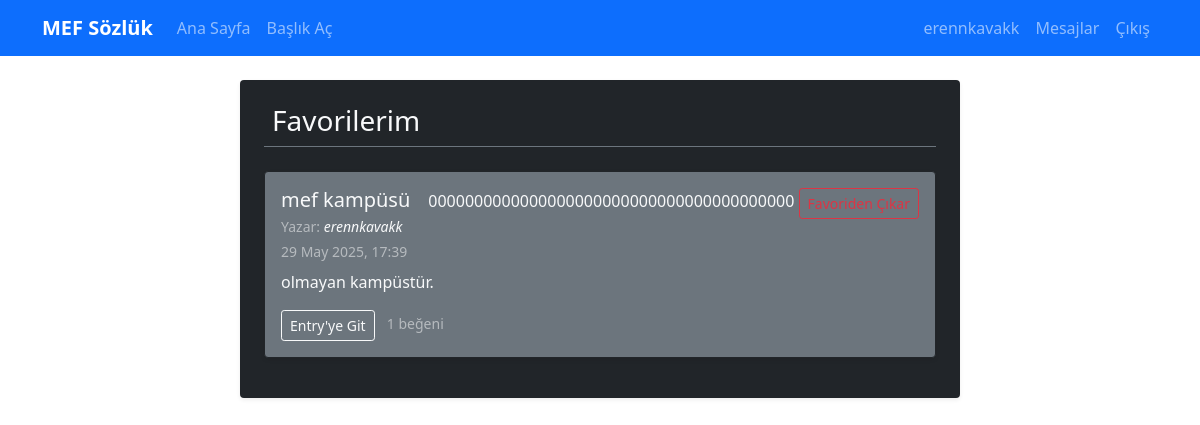
/user/favorites (signed in), run on the app's committed database.
### app/models/user.py (models this page shows, shortened)
class User(UserMixin, db.Model):
    id = db.Column(db.Integer, primary_key=True)
    email = db.Column(db.String(120), unique=True, nullable=False)
    nickname = db.Column(db.String(80), unique=True, nullable=False)
    real_name = db.Column(db.String(100), nullable=False)
    password_hash = db.Column(db.String(128))
    email_confirmed = db.Column(db.Boolean, default=False)
    email_confirmation_token = db.Column(db.String(100), unique=True)
    created_at = db.Column(db.DateTime, default=lambda: datetime.now(timezone.utc))
    last_seen = db.Column(db.DateTime, default=lambda: datetime.now(timezone.utc))
    is_admin = db.Column(db.Boolean, default=False)
    is_active = db.Column(db.Boolean, default=True)
    bio = db.Column(db.Text)
    entries = db.relationship('Entry', backref='author', lazy='dynamic', cascade='all, delete-orphan')
    following = db.relationship('Follow',
                               foreign_keys='Follow.follower_id',
                               backref='follower',
                               lazy='dynamic',
                               cascade='all, delete-orphan')
    followers = db.relationship('Follow',
                               foreign_keys='Follow.followed_id',
                               backref='followed',
                               lazy='dynamic',
                               cascade='all, delete-orphan')
    favorites = db.relationship('Favorite', backref='user', lazy='dynamic', cascade='all, delete-orphan')
    sent_messages = db.relationship('Message',
                                   foreign_keys='Message.sender_id',
                                   backref='sender',
                                   lazy='dynamic',
                                   cascade='all, delete-orphan')
    received_messages = db.relationship('Message',
                                       foreign_keys='Message.recipient_id',
                                       backref='recipient',
                                       lazy='dynamic',
                                       cascade='all, delete-orphan')
    def get_unread_message_count(self):
        return self.received_messages.filter_by(is_read=False).count()

### app/models/entry.py (models this page shows, shortened)
class Entry(db.Model):
    id = db.Column(db.Integer, primary_key=True)
    content = db.Column(db.Text, nullable=False)
    created_at = db.Column(db.DateTime, default=lambda: datetime.now(timezone.utc))
    updated_at = db.Column(db.DateTime, default=lambda: datetime.now(timezone.utc))
    title_id = db.Column(db.Integer, db.ForeignKey('title.id'), nullable=False)
    author_id = db.Column(db.Integer, db.ForeignKey('user.id'), nullable=False)
    favorites = db.relationship('Favorite', backref='entry', lazy='dynamic', cascade='all, delete-orphan')
    def favorite_count(self):
        return self.favorites.count()

class Title(db.Model):
    id = db.Column(db.Integer, primary_key=True)
    name = db.Column(db.String(200), unique=True, nullable=False)
    created_at = db.Column(db.DateTime, default=lambda: datetime.now(timezone.utc))
    last_entry_time = db.Column(db.DateTime, default=lambda: datetime.now(timezone.utc))
    entries = db.relationship('Entry', backref='title', lazy='dynamic', cascade='all, delete-orphan')

### app/routes/user.py (the view)
@bp.route('/favorites')
@login_required
def favorites():
    page = request.args.get('page', 1, type=int)
    favorited_entries_pagination = (
        Entry.query
        .join(Favorite, Favorite.entry_id == Entry.id)
        .filter(Favorite.user_id == current_user.id)
        .order_by(desc(Favorite.created_at))  # En son favorilenenler en üstte
        .paginate(page=page, per_page=10, error_out=False)
    )
    return render_template('user/favorites.html',
                           entries=favorited_entries_pagination,  # Şablona 'entries' adıyla gönderiyoruz
                           title="Favorilerim",                   # Sayfa başlığı için
                           timezone=timezone)                     # Tarih formatlaması için

### app/__init__.py (called while the page is built)
@login_manager.user_loader
def load_user(user_id):
    from app.models.user import User
    return User.query.get(int(user_id))

### app/templates/user/favorites.html (shortened to what this page needs)
{% extends "base.html" %}
{% block content %}
<div class="container mt-4 text-light">
    <div class="row justify-content-center">
        <div class="col-md-9 col-lg-8">
            <div class="bg-dark border-secondary p-4 rounded shadow-sm">
                <h3 class="mb-4 border-bottom border-secondary pb-2">
                    {{ title }}
                </h3>
                {% if entries.items %}
                    {% for entry in entries.items %}
                    <div class="card mb-3 bg-secondary border-dark text-light shadow-sm">
                        <div class="card-body">
                            <div class="d-flex justify-content-between align-items-start">
                                <div>
                                    <h5 class="card-title mb-1">
                                        <a href="{{ url_for('main.view_title', id=entry.title.id) }}" class="link-light text-decoration-none hover-underline">{{ entry.title.name }}</a>
                                    </h5>
                                    <small class="text-white-50 d-block mb-1">
                                        Yazar: <a href="{{ url_for('user.profile', nickname=entry.author.nickname) }}" class="link-light text-decoration-none fst-italic hover-underline">{{ entry.author.nickname }}</a>
                                    </small>
                                    <small class="text-white-50 d-block mb-2">
                                         {{ entry.created_at.strftime('%d %B %Y, %H:%M') }}
                                    </small>
                                </div>
                                <div class="ms-auto">
                                    <form action="{{ url_for('api.toggle_favorite', entry_id=entry.id) }}" method="POST" class="d-inline">
                                        {{ csrf_token() if csrf_token else "" }}
                                        <button type="submit" class="btn btn-sm btn-outline-danger" title="Favorilerden Çıkar">
                                             <span class="d-none d-sm-inline">Favoriden Çıkar</span>
                                        </button>
                                    </form>
                                </div>
                            </div>
                            <div class="entry-content-preview mb-3" style="max-height: 100px; overflow: hidden;">
                                {{ entry.content | striptags | truncate(250, True, '...') }}
                            </div>
                            <a href="{{ url_for('main.view_title', id=entry.title.id, _anchor='entry-' ~ entry.id|string) }}" class="btn btn-sm btn-outline-light">
                                 Entry'ye Git
                            </a>
                            <span class="ms-2 text-white-50 small">
                                 {{ entry.favorite_count() }} beğeni
                            </span>
                        </div>
                    </div>
                    {% endfor %}
                {% else %}
                    <div class="alert bg-secondary text-light border-dark" role="alert">
                        Henüz favorilerinize eklediğiniz bir entry bulunmuyor.
                    </div>
                {% endif %}
            </div>
        </div>
    </div>
</div>
{% endblock %}

### app/templates/base.html (shortened to what this page needs)
<!DOCTYPE html>
<html lang="tr">
<head>
    <link href="https://cdn.jsdelivr.net/npm/bootstrap@5.1.3/dist/css/bootstrap.min.css" rel="stylesheet">
    <link href="{{ url_for('static', filename='css/style.css') }}" rel="stylesheet">
</head>
<body>
    <nav class="navbar navbar-expand-lg navbar-dark bg-primary">
        <div class="container">
            <a class="navbar-brand" href="{{ url_for('main.index') }}">MEF Sözlük</a>
            <div class="navbar-nav me-auto">
                <a class="nav-link" href="{{ url_for('main.index') }}">Ana Sayfa</a>
                {% if current_user.is_authenticated %}
                    <a class="nav-link" href="{{ url_for('entry.create_title') }}">Başlık Aç</a>
                {% endif %}
            </div>
            <div class="navbar-nav">
                {% if current_user.is_authenticated %}
                    <a class="nav-link" href="{{ url_for('user.profile', nickname=current_user.nickname) }}">
                        {{ current_user.nickname }}
                    </a>
                    <a class="nav-link" href="{{ url_for('user.messages') }}">
                        Mesajlar
                    </a>
                    <a class="nav-link" href="{{ url_for('auth.logout') }}">Çıkış</a>
                {% else %}
                    <a class="nav-link" href="{{ url_for('auth.login') }}">Giriş</a>
                    <a class="nav-link" href="{{ url_for('auth.register') }}">Kayıt Ol</a>
                {% endif %}
            </div>
        </div>
    </nav>
    <div class="container mt-4">
        {% block content %}{% endblock %}
    </div>
</body>
</html>

### app/static/css/style.css (style rules this page uses)
.navbar-brand { font-weight: bold; }
.card { box-shadow: 0 2px 4px rgba(0,0,0,0.1); border: 1px solid #e0e0e0; }
a[href*="/user/"] { font-weight: 500; text-decoration: none; }

### data on the page
User: nickname "erennkavakk"
Entry: title.name "mef kampüsü", author.nickname "erennkavakk", created_at "29 May 2025, 17:39", csrf_token "0000000000000000000000000000000000000000", content "olmayan kampüstür.", favorite_count "1"

### other printed values
{{ title }} "Favorilerim"
